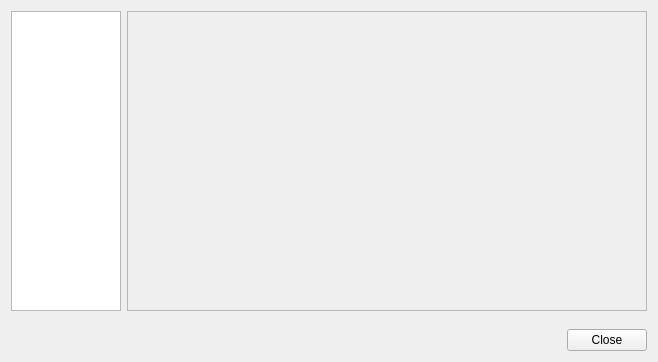
<?xml version="1.0" encoding="UTF-8"?>
<ui version="4.0">
 <class>ConfigDialog</class>
 <widget class="QWidget" name="ConfigDialog">
  <layout class="QVBoxLayout" name="_4">
   <item>
    <layout class="QHBoxLayout" name="_3">
     <item>
      <widget class="QListWidget" name="contentsWidget">
       <property name="minimumSize">
        <size>
         <width>110</width>
         <height>0</height>
        </size>
       </property>
       <property name="maximumSize">
        <size>
         <width>110</width>
         <height>16777215</height>
        </size>
       </property>
       <property name="iconSize">
        <size>
         <width>70</width>
         <height>70</height>
        </size>
       </property>
       <property name="spacing">
        <number>9</number>
       </property>
       <property name="viewMode">
        <enum>QListView::IconMode</enum>
       </property>
      </widget>
     </item>
     <item>
      <widget class="QScrollArea" name="pagesScrollArea">
       <property name="minimumSize">
        <size>
         <width>520</width>
         <height>300</height>
        </size>
       </property>
       <property name="widgetResizable">
        <bool>true</bool>
       </property>
       <widget class="QWidget" name="scrollAreaWidgetContents">
        <property name="geometry">
         <rect>
          <x>0</x>
          <y>0</y>
          <width>518</width>
          <height>298</height>
         </rect>
        </property>
        <layout class="QHBoxLayout" name="horizontalLayout_3"/>
       </widget>
      </widget>
     </item>
    </layout>
   </item>
   <item>
    <spacer name="closeSpacer">
     <property name="orientation">
      <enum>Qt::Vertical</enum>
     </property>
     <property name="sizeType">
      <enum>QSizePolicy::Fixed</enum>
     </property>
     <property name="sizeHint" stdset="0">
      <size>
       <width>12</width>
       <height>12</height>
      </size>
     </property>
    </spacer>
   </item>
   <item>
    <layout class="QHBoxLayout" name="_2">
     <item>
      <spacer name="horizontalSpacer">
       <property name="orientation">
        <enum>Qt::Horizontal</enum>
       </property>
       <property name="sizeHint" stdset="0">
        <size>
         <width>40</width>
         <height>20</height>
        </size>
       </property>
      </spacer>
     </item>
     <item>
      <widget class="QPushButton" name="closeButton">
       <property name="text">
        <string>Close</string>
       </property>
      </widget>
     </item>
    </layout>
   </item>
  </layout>
 </widget>
 <resources/>
 <connections/>
</ui>
